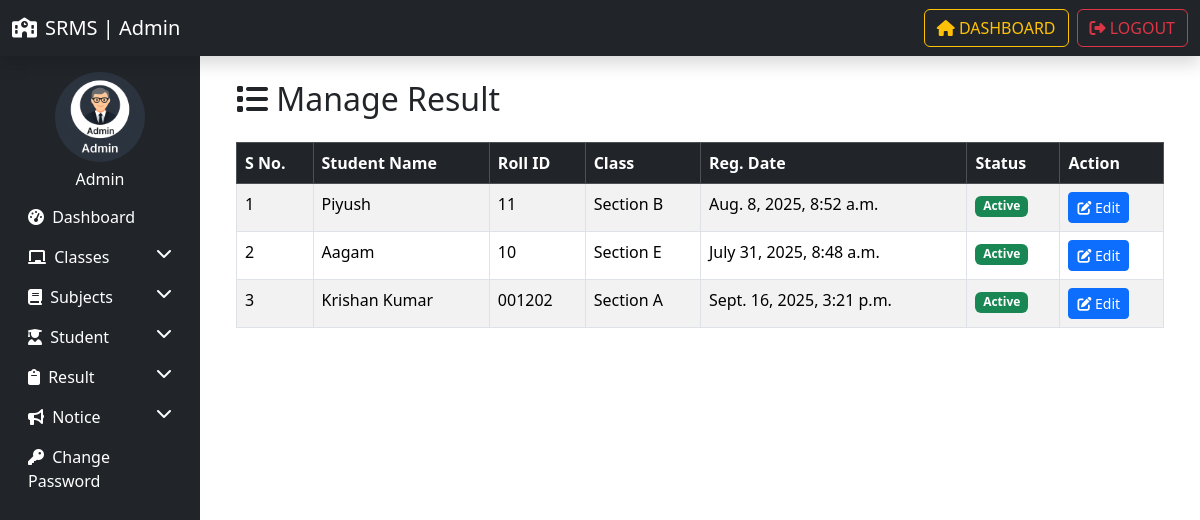
Page /manage_result/ (signed in) on the committed database.
### resultapp/models.py (models this page shows, shortened)
class Student(models.Model):
    GENDER_CHOICES=(
        ('Male','Male'),
        ('Female','Female'),
        ('other','other')
    )
    name = models.CharField(max_length=50)
    roll_id = models.CharField(max_length=20)
    email = models.EmailField(max_length=50)
    gender = models.CharField(max_length=20,choices=GENDER_CHOICES)
    dob = models.CharField(max_length=100,)
    student_class = models.ForeignKey(Class,on_delete=models.SET_NULL,null=True)
    reg_date=models.DateTimeField(auto_now_add=True)
    updation_date=models.DateTimeField(auto_now=True)
    status =models.IntegerField(default=1)

class Class(models.Model):
    class_name = models.CharField(max_length=50)
    class_numeric = models.IntegerField()
    section = models.CharField(max_length=10)
    creation_date=models.DateTimeField(auto_now_add=True)
    updation_date=models.DateTimeField(auto_now=True)

### resultapp/views.py (the view)
# urls.py: path('manage_result/', manage_result, name='manage_result'),
@login_required
def manage_result(request):
    results = Result.objects.select_related('student', 'student_class').all()
    students = {}
    for res in results:
        stu_id = res.student.id
        if stu_id not in students:
            students[stu_id] = {
                'student': res.student,
                'student_class': res.student_class,  # changed key name
                'reg_date': res.student.reg_date,
                'status': res.student.status,
            }
    return render(request, "manage_result.html", {'results': students.values()})

### resultapp/templates/manage_result.html (shortened to what this page needs)
{% extends "admin_base.html" %} {% load static %} {% block content %}
<div class="container">
  <h2 class="mb-4"><i class="fas fa-list"></i> Manage Result</h2>
  <table class="table table-bordered table-striped">
    <thead class="table-dark">
        <tr>
            <th>S No.</th>
            <th>Student Name</th>
            <th>Roll ID</th>
            <th>Class</th>
            <th>Reg. Date</th>
            <th>Status</th>
            <th>Action</th>
        </tr>
    </thead>
    <tbody>
        {% for i in results %}
        <tr>
            <td>{{forloop.counter}}</td>
            <td>{{i.student.name}}</td>
            <td>{{i.student.roll_id}}</td>
            <td>{{i.class.class_name}}  Section {{i.student_class.section}}</td>
            <td>{{i.reg_date}}</td>
            <td>
                {% if i.student.status == 1 %}
                <span class="badge bg-success">Active</span>
                {% else %}
                <span class="badge bg-danger">Inactive</span>
                {% endif %}
            </td>
            <td>
             <div class="d-flex flex-wrap gap-1">
               <a href="{% url "edit_result" i.student.id %}" class="btn btn-primary btn-sm">
                 <i class="fas fa-edit"></i> Edit
               </a>
             </div>
</td>
        </tr>
        {% empty %}
        <tr>
            <td colspan="7" class="text-center">
                No students found
            </td>
        </tr>
        {% endfor %}
    </tbody>
  </table>
</div>
{% endblock content %}

### rows in the picture
Student: student.name "Piyush", student.roll_id "11", student_class.section "B", reg_date "Aug. 8, 2025, 8:52 a.m.", status "Active"
Student: student.name "Aagam", student.roll_id "10", student_class.section "E", reg_date "July 31, 2025, 8:48 a.m.", status "Active"
Student: student.name "Krishan Kumar", student.roll_id "001202", student_class.section "A", reg_date "Sept. 16, 2025, 3:21 p.m.", status "Active"
